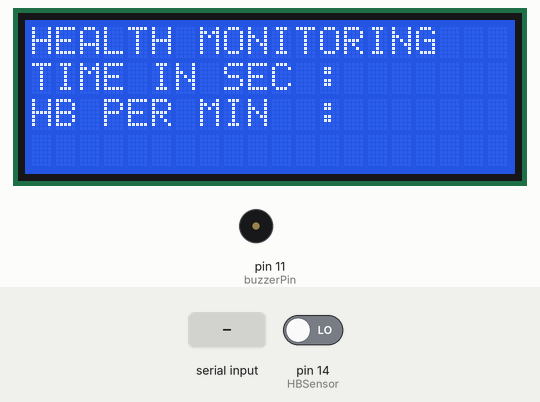
Recording of a sketch running on a simulated Arduino Mega 2560, built with avr-gcc and run on an emulated ATmega2560. Parts: 20×4 character LCD, buzzer (waves = sounding, pin HIGH). The inputs (shaded band) are chosen by the test bench; at power-on: pin 14 (HBSensor) LOW. What the sketch prints to the serial monitor is not drawn.

Above: at 1.2 s.
1.3 s: "1\n" received over Serial
At 5.5 s:
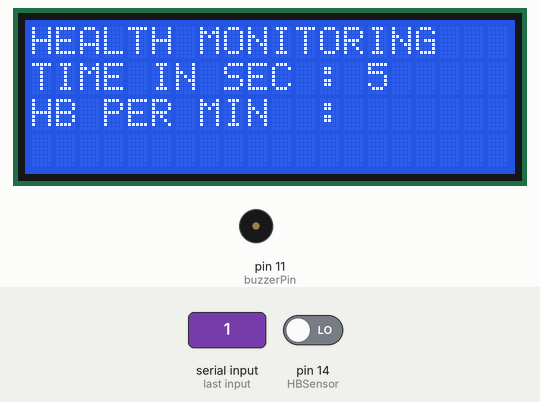
At 9.6 s:
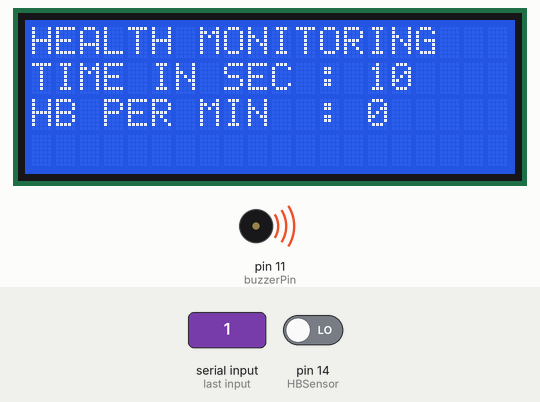
Timing chart, 0 to 9.9 s (numbered marks = the images above; inputs shaded):
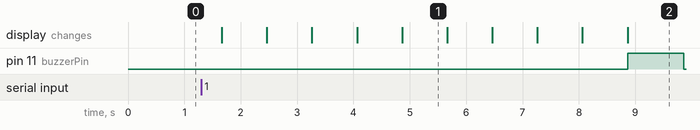

Measured:
- after the input at 1.3 s, pin 11 (buzzerPin): LOW → HIGH after 7.6 s, → LOW 1.0 s later; the display: first changes after 0.36 s (image 1 shows a later state)

The sketch:

Patient_Health_Monitoring_Code.ino
```cpp
#include <TimerOne.h>
#include <LiquidCrystal.h>

LiquidCrystal lcd(17, 16, 6, 7, 8, 9);

int val;
int tempPin = 36;
int HBSensor = 14;
int HBCount = 0;
int HBCheck = 0;
int TimeinSec = 0;
int HBperMin = 0;
int HBStart = 31;
int HBStartCheck = 0;
int buzzerPin = 11;

void setup() {
  Serial.begin(9600);
  lcd.begin(20, 4);
  pinMode(HBSensor, INPUT);
  pinMode(HBStart, INPUT_PULLUP);
  pinMode(buzzerPin, OUTPUT);
  Timer1.initialize(800000);
  Timer1.attachInterrupt( timerIsr );
  lcd.clear();
  lcd.setCursor(0,0);
  lcd.print("HEALTH MONITORING");
  lcd.setCursor(0,1);
  lcd.print("TIME IN SEC : ");
  lcd.setCursor(0,2);
  lcd.print("HB PER MIN  : ");
}

void loop() {
  if (Serial.available() > 0) {
    char received = Serial.read();
    if (received == '1') {
      HBStartCheck = 1;
    }
  }

  if(HBStartCheck == 1) {
    if((digitalRead(HBSensor) == HIGH) && (HBCheck == 0)) {
      HBCount = HBCount + 1;
      HBCheck = 1;
    }

    if((digitalRead(HBSensor) == LOW) && (HBCheck == 1)) {
      HBCheck = 0;
    }

    if(TimeinSec == 10) {
      HBperMin = HBCount * 6;;
      HBStartCheck = 0;
      lcd.setCursor(14,2);
      lcd.print(HBperMin);
      lcd.print(" ");
      Serial.print(" Heart Rate: ");
      Serial.println(HBperMin);
      HBCount = 0;
      TimeinSec = 0;
      digitalWrite(buzzerPin, HIGH);
      delay(1000);
      digitalWrite(buzzerPin, LOW);
    }
  }
}

void timerIsr() {
  if(HBStartCheck == 1) {
    TimeinSec = TimeinSec + 1;
    lcd.setCursor(14,1);
    lcd.print(TimeinSec);
    lcd.print(" ");
  }
}
```
